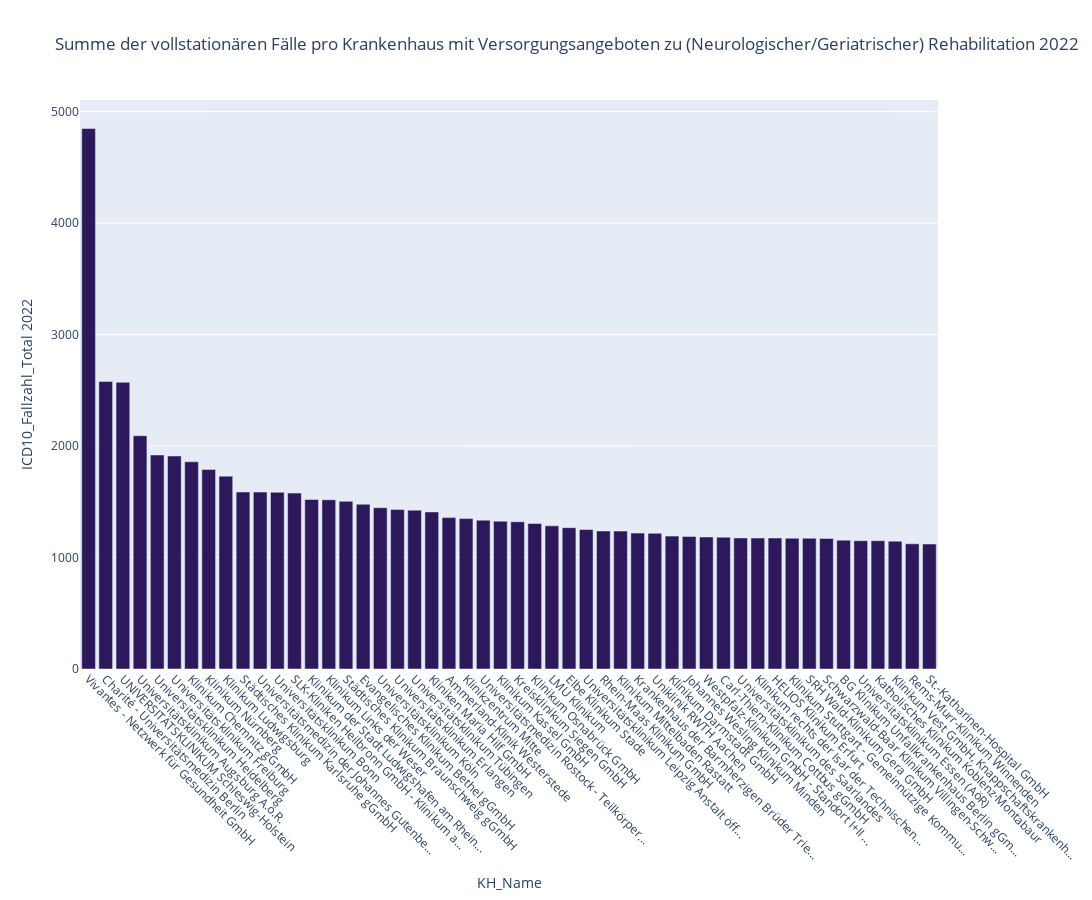

The notebook cell saved with this chart:
### Code cell
# Function to truncate labels
def truncate_label(label, max_length=40):
    return label if len(label) <= max_length else label[:max_length] + '...'

# Filter to top 50 accounts
df_bar = df.nlargest(50, 'ICD10_Fallzahl_Total')

# Apply the function to the KH_Name column to create truncated labels
df_bar['KH_Name_Truncated'] = df_bar['KH_Name'].apply(lambda x: truncate_label(x))

# Create the bar chart
fig2 = px.bar(
    df_bar, 
    x='KH_Name_Truncated', 
    y='ICD10_Fallzahl_Total',
    title='Summe der vollstationären Fälle pro Krankenhaus mit Versorgungsangeboten zu (Neurologischer/Geriatrischer) Rehabilitation 2022'
)
fig2.update_traces(marker_color='#2d185c')
# Update layout for better readability
fig2.update_layout(
    xaxis_title='KH_Name',
    yaxis_title='ICD10_Fallzahl_Total 2022',
    height=900,
    width=1200,
    xaxis={
        'categoryorder': 'total descending',  # Optional: order categories by total y values
        'tickangle': 45  # Rotate x-axis labels by 45 degrees
    },
)

# Show the plot
fig2.show()

### Figure 1 — Plotly figure (JSON) as saved in the notebook; plotly's stock layout.template omitted (floating-point values rounded to 4 significant figures)
{"data": [{"alignmentgroup": "True", "hovertemplate": "KH_Name_Truncated=%{x}<br>ICD10_Fallzahl_Total=%{y}<extra></extra>", "legendgroup": "", "marker": {"color": "#2d185c", "pattern": {"shape": ""}}, "name": "", "offsetgroup": "", "orientation": "v", "showlegend": false, "textposition": "auto", "type": "bar", "x": ["Vivantes - Netzwerk für Gesundheit GmbH", "Charité - Universitätsmedizin Berlin", "UNIVERSITÄTSKLINIKUM Schleswig-Holstein", "Universitätsklinikum Augsburg A.ö.R.", "Universitätsklinikum Heidelberg", "Universitätsklinikum Freiburg", "Klinikum Chemnitz gGmbH", "Klinikum Nürnberg", "Klinikum Ludwigsburg", "Städtisches Klinikum Karlsruhe gGmbH", "Universitätsmedizin der Johannes Gutenbe...", "Universitätsklinikum Bonn", "SLK-Kliniken Heilbronn GmbH - Klinikum a...", "Klinikum der Stadt Ludwigshafen am Rhein...", "Klinikum Links der Weser", "Städtisches Klinikum Braunschweig gGmbH", "Evangelisches Klinikum Bethel gGmbH", "Universitätsklinikum Köln", "Universitätsklinikum Erlangen", "Universitätsklinikum Tübingen", "Kliniken Maria Hilf GmbH", "Ammerland-Klinik Westerstede", "Klinikzentrum Mitte", "Universitätsmedizin Rostock - Teilkörper...", "Klinikum Kassel GmbH", "Kreisklinikum Siegen GmbH", "Klinikum Osnabrück GmbH", "LMU Klinikum", "Elbe Klinikum Stade", "Universitätsklinikum Leipzig Anstalt öff...", "Rhein-Maas Klinikum GmbH", "Klinikum Mittelbaden Rastatt", "Krankenhaus der Barmherzigen Brüder Trie...", "Uniklinik RWTH Aachen", "Klinikum Darmstadt GmbH", "Johannes Wesling Klinikum Minden", "Westpfalz-Klinikum GmbH - Standort I+II ...", "Carl-Thiem-Klinikum Cottbus gGmbH", "Universitätsklinikum des Saarlandes", "Klinikum rechts der Isar der Technischen...", "HELIOS Klinikum Erfurt", "Klinikum Stuttgart - Gemeinnützige Kommu...", "SRH Wald-Klinikum Gera GmbH", "Schwarzwald-Baar Klinikum Villingen-Schw...", "BG Klinikum Unfallkrankenhaus Berlin gGm...", "Universitätsklinikum Essen (AöR)", "Katholisches Klinikum Koblenz·Montabaur", "Klinikum Vest GmbH, Knappschaftskrankenh...", "Rems-Murr-Klinikum Winnenden", "St.-Katharinen-Hospital GmbH"], "xaxis": "x", "y": [4849, 2579, 2572, 2093, 1920, 1911, 1859, 1790, 1730, 1588, 1587, 1585, 1578, 1520, 1518, 1504, 1478, 1447, 1430, 1425, 1409, 1358, 1349, 1335, 1326, 1321, 1305, 1284, 1268, 1251, 1238, 1237, 1219, 1217, 1192, 1189, 1184, 1182, 1176, 1175, 1175, 1173, 1173, 1171, 1156, 1151, 1151, 1147, 1123, 1121], "yaxis": "y"}], "layout": {"barmode": "relative", "height": 900, "legend": {"tracegroupgap": 0}, "title": {"text": "Summe der vollstationären Fälle pro Krankenhaus mit Versorgungsangeboten zu (Neurologischer/Geriatrischer) Rehabilitation 2022"}, "width": 1200, "xaxis": {"anchor": "y", "autorange": true, "categoryorder": "total descending", "domain": [0, 1], "range": [-0.5, 49.5], "tickangle": 45, "title": {"text": "KH_Name"}, "type": "category"}, "yaxis": {"anchor": "x", "autorange": true, "domain": [0, 1], "range": [0, 5104.0], "title": {"text": "ICD10_Fallzahl_Total 2022"}, "type": "linear"}}}
